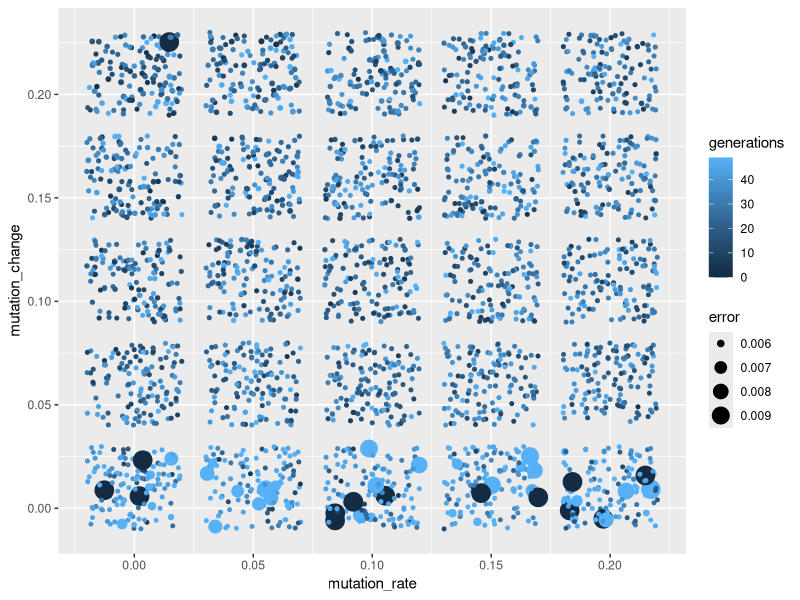

Recreate this plot in R.
library(ggplot2)

data <- (read.csv("../data/models.csv"))


ggplot(data, aes(x=mutation_rate, y=mutation_change)) + geom_jitter(aes(color=generations, size=error)) 

## ggplot(data, aes(x=generations, y=error)) + geom_jitter()
